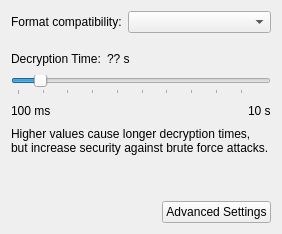
<?xml version="1.0" encoding="UTF-8"?>
<ui version="4.0">
 <class>NewDatabaseWizardPageEncryption</class>
 <widget class="QWizardPage" name="NewDatabaseWizardPageEncryption">
  <property name="windowTitle">
   <string>WizardPage</string>
  </property>
  <property name="title">
   <string>Encryption Settings</string>
  </property>
  <property name="subTitle">
   <string>Here you can adjust the database encryption settings. Don't worry, you can change them later in the database settings.</string>
  </property>
  <layout class="QVBoxLayout" name="verticalLayout">
   <item>
    <widget class="QStackedWidget" name="stackedWidget">
     <property name="currentIndex">
      <number>0</number>
     </property>
     <widget class="QWidget" name="simpleSettings">
      <layout class="QVBoxLayout" name="verticalLayout_2">
       <property name="leftMargin">
        <number>0</number>
       </property>
       <property name="topMargin">
        <number>0</number>
       </property>
       <property name="rightMargin">
        <number>0</number>
       </property>
       <property name="bottomMargin">
        <number>0</number>
       </property>
       <item>
        <layout class="QFormLayout" name="formLayout">
         <item row="0" column="0">
          <widget class="QLabel" name="compatibilityLabel">
           <property name="text">
            <string>Format compatibility:</string>
           </property>
          </widget>
         </item>
         <item row="0" column="1">
          <widget class="QComboBox" name="compatibilitySelection">
           <property name="sizePolicy">
            <sizepolicy hsizetype="MinimumExpanding" vsizetype="Fixed">
             <horstretch>0</horstretch>
             <verstretch>0</verstretch>
            </sizepolicy>
           </property>
          </widget>
         </item>
        </layout>
       </item>
       <item>
        <spacer name="verticalSpacer_2">
         <property name="orientation">
          <enum>Qt::Vertical</enum>
         </property>
         <property name="sizeType">
          <enum>QSizePolicy::Fixed</enum>
         </property>
         <property name="sizeHint" stdset="0">
          <size>
           <width>20</width>
           <height>10</height>
          </size>
         </property>
        </spacer>
       </item>
       <item>
        <layout class="QHBoxLayout" name="horizontalLayout_2">
         <item>
          <widget class="QLabel" name="decryptionTimeLabel">
           <property name="text">
            <string>Decryption Time:</string>
           </property>
          </widget>
         </item>
         <item>
          <widget class="QLabel" name="decryptionTimeValueLabel">
           <property name="text">
            <string>?? s</string>
           </property>
          </widget>
         </item>
         <item>
          <spacer name="horizontalSpacer_2">
           <property name="orientation">
            <enum>Qt::Horizontal</enum>
           </property>
           <property name="sizeHint" stdset="0">
            <size>
             <width>40</width>
             <height>20</height>
            </size>
           </property>
          </spacer>
         </item>
        </layout>
       </item>
       <item>
        <widget class="QSlider" name="decryptionTimeSlider">
         <property name="minimum">
          <number>100</number>
         </property>
         <property name="maximum">
          <number>10000</number>
         </property>
         <property name="singleStep">
          <number>100</number>
         </property>
         <property name="pageStep">
          <number>1000</number>
         </property>
         <property name="value">
          <number>1000</number>
         </property>
         <property name="orientation">
          <enum>Qt::Horizontal</enum>
         </property>
         <property name="tickPosition">
          <enum>QSlider::TicksBelow</enum>
         </property>
         <property name="tickInterval">
          <number>1000</number>
         </property>
        </widget>
       </item>
       <item>
        <layout class="QHBoxLayout" name="horizontalLayout">
         <item>
          <widget class="QLabel" name="label_4">
           <property name="text">
            <string>100 ms</string>
           </property>
          </widget>
         </item>
         <item>
          <spacer name="horizontalSpacer">
           <property name="orientation">
            <enum>Qt::Horizontal</enum>
           </property>
           <property name="sizeHint" stdset="0">
            <size>
             <width>40</width>
             <height>20</height>
            </size>
           </property>
          </spacer>
         </item>
         <item>
          <widget class="QLabel" name="label_3">
           <property name="text">
            <string>10 s</string>
           </property>
          </widget>
         </item>
        </layout>
       </item>
       <item>
        <widget class="QLabel" name="label_2">
         <property name="sizePolicy">
          <sizepolicy hsizetype="Preferred" vsizetype="Fixed">
           <horstretch>0</horstretch>
           <verstretch>0</verstretch>
          </sizepolicy>
         </property>
         <property name="text">
          <string>Higher values cause longer decryption times, but increase security against brute force attacks.</string>
         </property>
         <property name="wordWrap">
          <bool>true</bool>
         </property>
        </widget>
       </item>
       <item>
        <spacer name="verticalSpacer">
         <property name="orientation">
          <enum>Qt::Vertical</enum>
         </property>
         <property name="sizeHint" stdset="0">
          <size>
           <width>20</width>
           <height>40</height>
          </size>
         </property>
        </spacer>
       </item>
      </layout>
     </widget>
    </widget>
   </item>
   <item>
    <layout class="QHBoxLayout" name="horizontalLayout_3">
     <item>
      <spacer name="horizontalSpacer_3">
       <property name="orientation">
        <enum>Qt::Horizontal</enum>
       </property>
       <property name="sizeHint" stdset="0">
        <size>
         <width>40</width>
         <height>20</height>
        </size>
       </property>
      </spacer>
     </item>
     <item>
      <widget class="QPushButton" name="advancedSettingsButton">
       <property name="text">
        <string>Advanced Settings</string>
       </property>
      </widget>
     </item>
    </layout>
   </item>
  </layout>
 </widget>
 <resources/>
 <connections/>
</ui>
